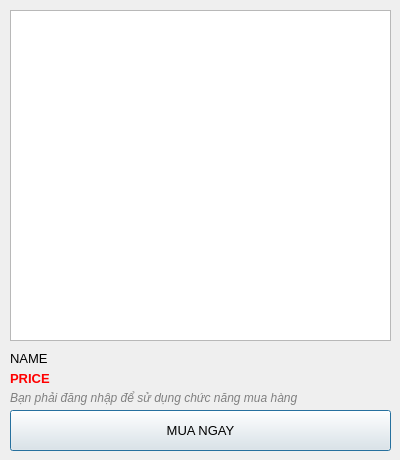
<?xml version="1.0" encoding="UTF-8"?>
<ui version="4.0">
 <class>ProductBuyDialog</class>
 <widget class="QDialog" name="ProductBuyDialog">
  <property name="geometry">
   <rect>
    <x>0</x>
    <y>0</y>
    <width>400</width>
    <height>460</height>
   </rect>
  </property>
  <property name="windowTitle">
   <string>Mua sản phẩm</string>
  </property>
  <widget class="QGraphicsView" name="graphicsView">
   <property name="geometry">
    <rect>
     <x>10</x>
     <y>10</y>
     <width>381</width>
     <height>331</height>
    </rect>
   </property>
   <property name="verticalScrollBarPolicy">
    <enum>Qt::ScrollBarAlwaysOff</enum>
   </property>
   <property name="horizontalScrollBarPolicy">
    <enum>Qt::ScrollBarAlwaysOff</enum>
   </property>
  </widget>
  <widget class="QLabel" name="name">
   <property name="geometry">
    <rect>
     <x>10</x>
     <y>350</y>
     <width>381</width>
     <height>16</height>
    </rect>
   </property>
   <property name="font">
    <font>
     <pointsize>10</pointsize>
    </font>
   </property>
   <property name="text">
    <string>NAME</string>
   </property>
  </widget>
  <widget class="QLabel" name="price">
   <property name="geometry">
    <rect>
     <x>10</x>
     <y>370</y>
     <width>381</width>
     <height>16</height>
    </rect>
   </property>
   <property name="font">
    <font>
     <pointsize>10</pointsize>
     <weight>75</weight>
     <bold>true</bold>
    </font>
   </property>
   <property name="styleSheet">
    <string notr="true">color:RED</string>
   </property>
   <property name="text">
    <string>PRICE</string>
   </property>
  </widget>
  <widget class="QPushButton" name="buyButton">
   <property name="geometry">
    <rect>
     <x>10</x>
     <y>410</y>
     <width>381</width>
     <height>41</height>
    </rect>
   </property>
   <property name="font">
    <font>
     <pointsize>10</pointsize>
    </font>
   </property>
   <property name="text">
    <string>MUA NGAY</string>
   </property>
  </widget>
  <widget class="QLabel" name="notice">
   <property name="geometry">
    <rect>
     <x>10</x>
     <y>390</y>
     <width>381</width>
     <height>16</height>
    </rect>
   </property>
   <property name="font">
    <font>
     <italic>true</italic>
    </font>
   </property>
   <property name="styleSheet">
    <string notr="true">color:grey</string>
   </property>
   <property name="text">
    <string>Bạn phải đăng nhập để sử dụng chức năng mua hàng</string>
   </property>
  </widget>
 </widget>
 <resources/>
 <connections/>
</ui>
